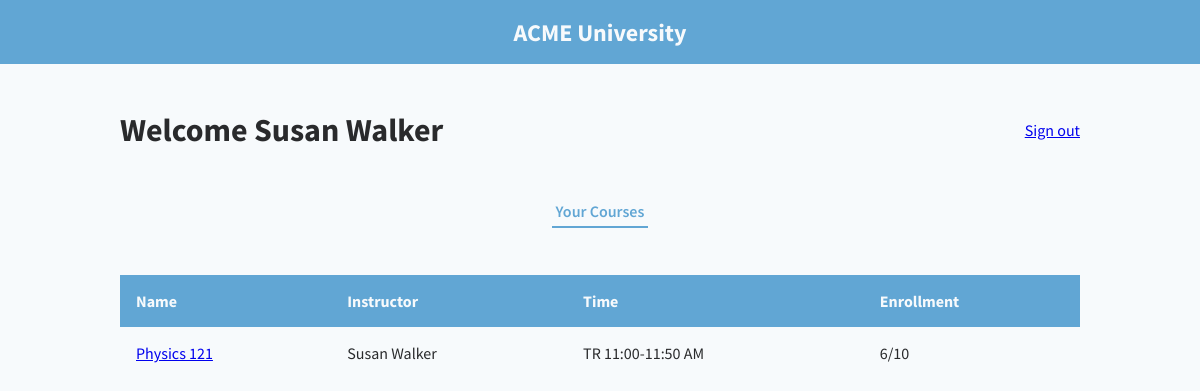
Screenshot of /instructor/Susan Walker (signed in) with the database file from the repository.
### db.py (models this page shows)
class Teacher(db.Model, UserMixin):
	id = db.Column(db.Integer, primary_key=True)
	name = db.Column(db.String, nullable=False)
	user = db.relationship('User', backref='teacher', uselist=False)

class Course(db.Model, UserMixin):
	id = db.Column(db.Integer, primary_key=True)
	course_name = db.Column(db.String, unique=True, nullable=False)
	teacher_id = db.Column(db.Integer, db.ForeignKey('teacher.id'), nullable=False)
	number_enrolled = db.Column(db.Integer, nullable=False)
	capacity = db.Column(db.Integer, nullable=False)
	time = db.Column(db.String, nullable=False)
	teacher = db.relationship('Teacher', backref=db.backref('teachers', lazy=True))
	students = db.relationship('Enrollment', back_populates='course')

### app.py (the view)
@app.route("/instructor/<name>")
@login_required
def instructor(name):
    instructor_name = name
    tea_data = []
    teaQ = Teacher.query.filter_by(name=instructor_name).first()
    teaQC = Course.query.filter_by(teacher_id = teaQ.id).all()
    for i in range(len(teaQC)):
        temp = {
            'name':teaQC[i].course_name,
            'instructor':instructor_name,
            'time':teaQC[i].time,
            'enrollment':(str(teaQC[i].number_enrolled) + "/" + str(teaQC[i].capacity))
        }
        tea_data.append(temp)
    return render_template("instructor.html", instructor_name = instructor_name, data = tea_data)

### app.py (called while the page is built)
@login.user_loader
def load_user(user_id):
    return User.query.get(user_id)

### templates/instructor.html (shortened to what this page needs)
{% extends "person.html" %}
{% block styles %}
    {{ super() }}
    <link rel="stylesheet" href="{{ url_for('static', filename = 'instructor.css') }}">
{% endblock %}
{% block person_name %}{{ instructor_name }}{% endblock %}
{% block inner_nav_links %}
    <button class="inner-nav-link active-tab">Your Courses</button>
{% endblock %}
{% block data_table_headings %}
    <th>Name</th>
    <th>Instructor</th>
    <th>Time</th>
    <th>Enrollment</th>
{% endblock %}
{% block data_table_body %}
    {% for class in data %}
        <tr>
            <td>
                <a href="{{ url_for('specific_course', name = class.instructor, course = class.name) }}">
                    {{ class.name }}
                </a>
            </td>
            <td>{{ class.instructor }}</td>
            <td>{{ class.time }}</td>
            <td>{{ class.enrollment }}</td>
        </tr>
    {% endfor %}
{% endblock %}

### static/base.css (style rules this page uses)
:root { --bg-color: #F7FAFC; --accent-color: #61A6D4; --primary-text-color: #292A2C; --secondary-text-color: #61A6D4; --tertiary-text-color: #84878B; --quaternary-text-color: #F7FAFC; }
body { margin: 0; padding: 0; width: 100vw; height: 100vh; font-family: 'Source Sans Pro', Arial, Helvetica, sans-serif; background-color: var(--bg-color); color: var(--primary-text-color); position: relative; overflow-x: hidden; }

### static/person.css (style rules this page uses)
.inner-nav-link { padding: .35rem .25rem; text-decoration: none; border: none; background-color: transparent; font-family: 'Source Sans Pro', Arial, Helvetica, sans-serif; font-size: 1rem; color: var(--primary-text-color); }
.active-tab { font-weight: 600; color: var(--secondary-text-color); border-bottom: 2px solid var(--accent-color); }
.data-table-row th { text-align: left; padding: 1rem 1rem; }
.data-table-body td { color: var(--primary-text-color); padding: 1rem 1rem; }

### rows the page displays
Teacher: name "Susan Walker"
Course: name "Physics 121", instructor "Susan Walker", time "TR 11:00-11:50 AM", enrollment "6/10"
